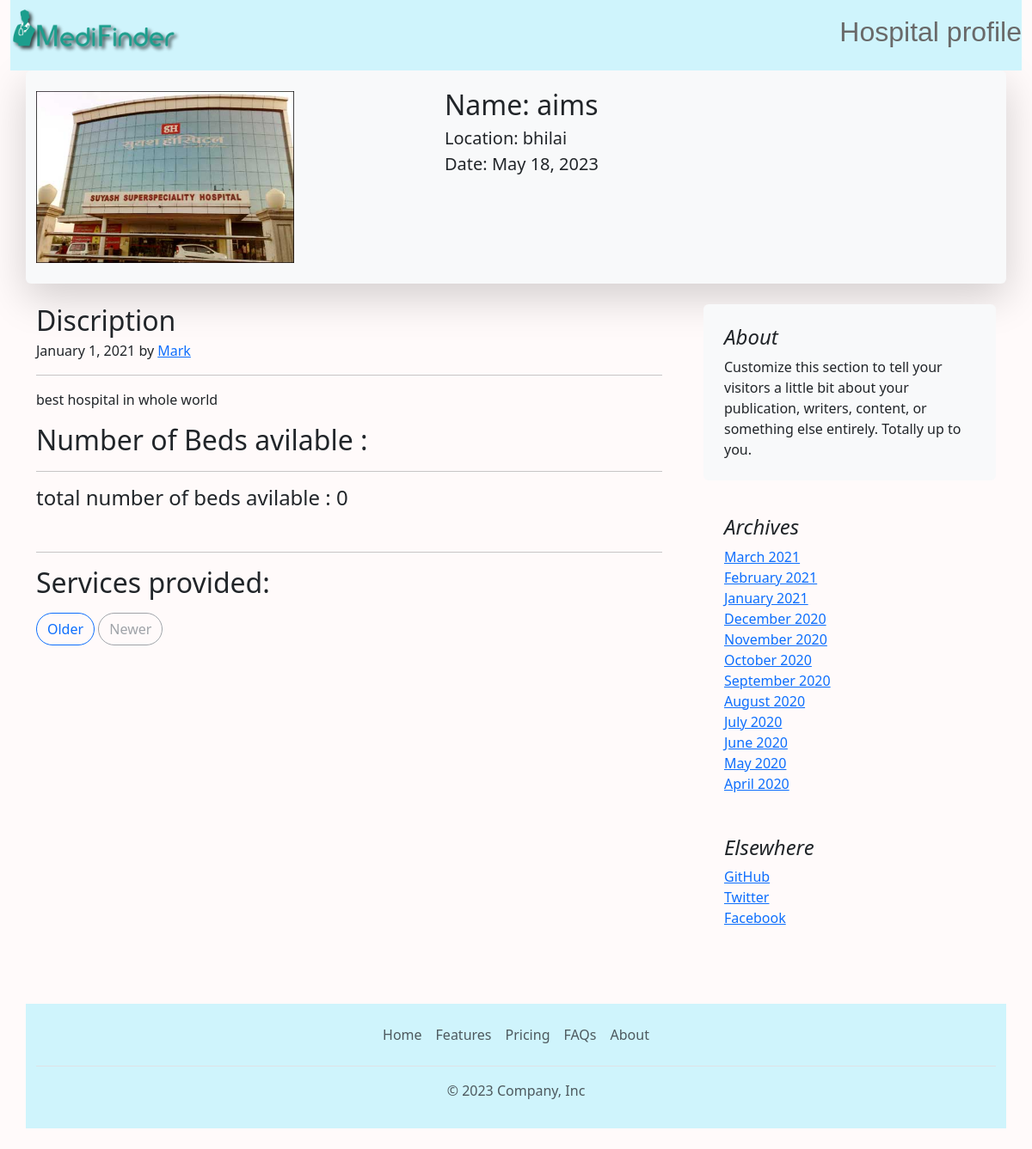
The page /hos_profile/5 on the database its author committed.
### hospital/models.py (models this page shows, shortened)
class hos_list(models.Model):
    hos_name = models.CharField(max_length=50)
    location =models.CharField(max_length=50)
    desc = models.CharField(max_length=1000)
    date = models.DateField()
    image = models.ImageField(upload_to="hospital/images")
    services = models.CharField(max_length=1000,default="")
    contact = models.IntegerField(default=0)
    hos_beds = models.IntegerField(default=0)

### hospital/views.py (the view)
# urls.py: path('hos_profile/<int:id>',hos_profile, name='hos_profile'),
def hos_profile(request,id):
    hoslist = hos_list.objects.filter(id=id)
    return render(request,"hos_profile.html",{"hoslist":hoslist[0]})

### template/hos_profile.html (shortened to what this page needs)
<!doctype html>
<html lang="en">
  <head>
    <link href="https://cdn.jsdelivr.net/npm/bootstrap@5.3.0-alpha3/dist/css/bootstrap.min.css" rel="stylesheet">
  </head>
  <body style="background-color:snow  ;">
    {% load static %}
<div class="container-fluid">
    <nav class="navbar bg-info-subtle ">
      <img src="{% static 'mf2ds.png' %}" width="200" alt="">
      <h2 style="font-family: Verdana, Geneva, Tahoma, sans-serif; color: dimgray;"> Hospital profile</h2>
      </nav>
</div>
<div class="container py-4 bg-light shadow-lg rounded-2">
<div class="row featurette" >
    <div class="col-md-7 order-md-2 " >
      <h2 class="featurette-heading fw-normal lh-1">Name: {{hoslist.hos_name}} </h2>
      <p class="lead">Location: {{hoslist.location}} <br>Date: {{hoslist.date}} <br></p>
    </div>
    <div class="col-md-5 order-md-1">
      <img src="/media/{{hoslist.image}}" width="300" height="200" alt="">
    </div>
  </div>
</div>
<div class="container">
<div class="row g-5">
  <div class="col-md-8">
    <article class="blog-post py-4">
      <h2 class="blog-post-title mb-1">Discription</h2>
      <p class="blog-post-meta">January 1, 2021 by <a href="#">Mark</a></p>
      <hr>
      <p>{{hoslist.desc}}</p>
      <h2 class="blog-post-title mb-1">Number of Beds avilable :</h2>
      <hr>
      <h4>total number of beds avilable : {{hoslist.hos_beds}}</h4>
      <br>
      <hr>
      <h2 class="blog-post-title mb-1">Services provided:</h2>
    <nav class="blog-pagination" aria-label="Pagination">
      <a class="btn btn-outline-primary rounded-pill" href="#">Older</a>
      <a class="btn btn-outline-secondary rounded-pill disabled">Newer</a>
    </nav>
  </div>
  <div class="col-md-4 py-4">
    <div class="position-sticky" style="top: 2rem;">
      <div class="p-4 mb-3 bg-body-tertiary rounded">
        <h4 class="fst-italic">About</h4>
        <p class="mb-0">Customize this section to tell your visitors a little bit about your publication, writers, content, or something else entirely. Totally up to you.</p>
      </div>
      <div class="p-4">
        <h4 class="fst-italic">Archives</h4>
        <ol class="list-unstyled mb-0">
          <li><a href="#">March 2021</a></li>
          <li><a href="#">February 2021</a></li>
          <li><a href="#">January 2021</a></li>
          <li><a href="#">December 2020</a></li>
          <li><a href="#">November 2020</a></li>
          <li><a href="#">October 2020</a></li>
          <li><a href="#">September 2020</a></li>
          <li><a href="#">August 2020</a></li>
          <li><a href="#">July 2020</a></li>
          <li><a href="#">June 2020</a></li>
          <li><a href="#">May 2020</a></li>
          <li><a href="#">April 2020</a></li>
        </ol>
      </div>
      <div class="p-4">
        <h4 class="fst-italic">Elsewhere</h4>
        <ol class="list-unstyled">
          <li><a href="#">GitHub</a></li>
          <li><a href="#">Twitter</a></li>
          <li><a href="#">Facebook</a></li>
        </ol>
      </div>
    </div>
  </div>
</div>
</div>
<div class="container bg-info-subtle">
<footer class="py-3 my-4">
    <ul class="nav justify-content-center border-bottom pb-3 mb-3">
      <li class="nav-item"><a href="{% url 'home' %}" class="nav-link px-2 text-body-secondary">Home</a></li>
      <li class="nav-item"><a href="#" class="nav-link px-2 text-body-secondary">Features</a></li>
      <li class="nav-item"><a href="#" class="nav-link px-2 text-body-secondary">Pricing</a></li>
      <li class="nav-item"><a href="#" class="nav-link px-2 text-body-secondary">FAQs</a></li>
      <li class="nav-item"><a href="#" class="nav-link px-2 text-body-secondary">About</a></li>
    </ul>
    <p class="text-center text-body-secondary">© 2023 Company, Inc</p>
  </footer>
  </div>
  </body>
</html>

### rows shown on the page
hos_list: hos_name "aims", location "bhilai", date "May 18, 2023", image (picture), desc "best hospital in whole world", hos_beds "0"
